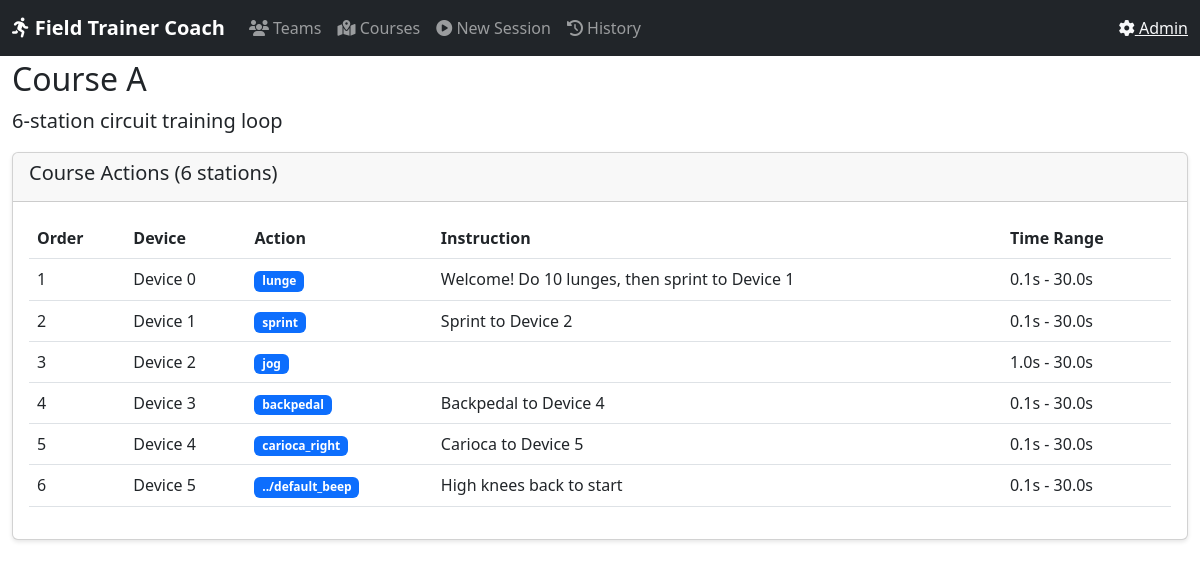
The page /course/1 on the database its author committed.
### tables this page shows
CREATE TABLE courses (
                    course_id INTEGER PRIMARY KEY AUTOINCREMENT,
                    course_name TEXT NOT NULL UNIQUE,
                    description TEXT,
                    course_type TEXT DEFAULT 'conditioning',
                    total_devices INTEGER DEFAULT 6,
                    created_at TIMESTAMP DEFAULT CURRENT_TIMESTAMP,
                    updated_at TIMESTAMP DEFAULT CURRENT_TIMESTAMP
                );

CREATE TABLE course_actions (
                    action_id INTEGER PRIMARY KEY AUTOINCREMENT,
                    course_id INTEGER NOT NULL,
                    sequence INTEGER NOT NULL,
                    device_id TEXT NOT NULL,
                    device_name TEXT,
                    action TEXT NOT NULL,
                    action_type TEXT NOT NULL,
                    audio_file TEXT,
                    instruction TEXT,
                    min_time REAL DEFAULT 1.0,
                    max_time REAL DEFAULT 30.0,
                    triggers_next_athlete BOOLEAN DEFAULT 0,
                    marks_run_complete BOOLEAN DEFAULT 0,
                    FOREIGN KEY (course_id) REFERENCES courses(course_id) ON DELETE CASCADE,
                    UNIQUE(course_id, sequence)
                );

### coach_interface.py (the view)
@app.route('/course/<int:course_id>')
def course_detail(course_id):
    course = db.get_course(course_id)
    if not course:
        return "Course not found", 404
    return render_template('course_detail.html', course=course)

### field_trainer/db_manager.py (called while the page is built)
    @contextmanager
    def get_connection(self):
        conn = sqlite3.connect(self.db_path)
        conn.row_factory = sqlite3.Row  # Enable dict-like access
        try:
            yield conn
            conn.commit()
        except Exception:
            conn.rollback()
            raise
        finally:
            conn.close()

    def get_course(self, course_id_or_name) -> Optional[Dict[str, Any]]:
        with self.get_connection() as conn:
            if isinstance(course_id_or_name, int):
                row = conn.execute('SELECT * FROM courses WHERE course_id = ?', (course_id_or_name,)).fetchone()
            else:
                row = conn.execute('SELECT * FROM courses WHERE course_name = ?', (course_id_or_name,)).fetchone()
            if not row:
                return None
            course = dict(row)
            actions = conn.execute(
                '''SELECT * FROM course_actions WHERE course_id = ? ORDER BY sequence''',
                (course['course_id'],)
            ).fetchall()
            course['actions'] = [dict(a) for a in actions]
            return course

### templates/coach/course_detail.html (shortened to what this page needs)
{% extends "base.html" %}
{% block content %}
<h2>{{ course.course_name }}</h2>
<p class="lead">{{ course.description }}</p>
<div class="card">
    <div class="card-header">
        <h5>Course Actions ({{ course.actions|length }} stations)</h5>
    </div>
    <div class="card-body">
        <div class="table-responsive">
            <table class="table">
                <thead>
                    <tr>
                        <th>Order</th>
                        <th>Device</th>
                        <th>Action</th>
                        <th>Instruction</th>
                        <th>Time Range</th>
                    </tr>
                </thead>
                <tbody>
                    {% for action in course.actions %}
                    <tr>
                        <td>{{ action.sequence + 1 }}</td>
                        <td>{{ action.device_name }}</td>
                        <td><span class="badge bg-primary">{{ action.action }}</span></td>
                        <td>{{ action.instruction }}</td>
                        <td>{{ action.min_time }}s - {{ action.max_time }}s</td>
                    </tr>
                    {% endfor %}
                </tbody>
            </table>
        </div>
    </div>
</div>
{% endblock %}

### templates/coach/base.html (shortened to what this page needs)
<!DOCTYPE html>
<html lang="en">
<head>
    <link href="https://cdnjs.cloudflare.com/ajax/libs/bootstrap/5.3.0/css/bootstrap.min.css" rel="stylesheet">
    <link href="https://cdnjs.cloudflare.com/ajax/libs/font-awesome/6.4.0/css/all.min.css" rel="stylesheet">
</head>
<body>
    <nav class="navbar navbar-expand-lg navbar-dark bg-dark fixed-top">
        <div class="container-fluid">
            <a class="navbar-brand" href="{{ url_for('index') }}">
                <i class="fas fa-running"></i> Field Trainer Coach
            </a>
            <div class="collapse navbar-collapse" id="navbarNav">
                <ul class="navbar-nav me-auto">
                    <li class="nav-item">
                        <a class="nav-link" href="{{ url_for('index') }}"><i class="fas fa-users"></i> Teams</a>
                    </li>
                    <li class="nav-item">
                        <a class="nav-link" href="{{ url_for('courses') }}"><i class="fas fa-map-marked-alt"></i> Courses</a>
                    </li>
                    <li class="nav-item">
                        <a class="nav-link" href="{{ url_for('session_setup') }}"><i class="fas fa-play-circle"></i> New Session</a>
                    </li>
                    <li class="nav-item">
                        <a class="nav-link" href="{{ url_for('sessions') }}"><i class="fas fa-history"></i> History</a>
                    </li>
                </ul>
                <span class="navbar-text">
                    <a href="http://{{ request.host.split(':')[0] }}:5000" target="_blank" class="text-light">
                        <i class="fas fa-cog"></i> Admin
                    </a>
                </span>
            </div>
        </div>
    </nav>
    <div class="container-fluid">
        {% block content %}{% endblock %}
    </div>
</body>
</html>

### templates/coach/base.html (style rules this page uses)
:root { --primary: #2563eb; --success: #16a34a; --warning: #ea580c; --danger: #dc2626; }
body { padding-top: 60px; }
.navbar-brand { font-weight: 700; }
.card { box-shadow: 0 2px 4px rgba(0,0,0,0.1); margin-bottom: 20px; }

### rows shown on the page
courses: course_name "Course A", description "6-station circuit training loop"
course_actions: action.sequence+1 "1", device_name "Device 0", action "lunge", instruction "Welcome! Do 10 lunges, then sprint to Device 1", min_time "0.1", max_time "30.0"
course_actions: action.sequence+1 "2", device_name "Device 1", action "sprint", instruction "Sprint to Device 2", min_time "0.1", max_time "30.0"
course_actions: action.sequence+1 "3", device_name "Device 2", action "jog", min_time "1.0", max_time "30.0"
course_actions: action.sequence+1 "4", device_name "Device 3", action "backpedal", instruction "Backpedal to Device 4", min_time "0.1", max_time "30.0"
course_actions: action.sequence+1 "5", device_name "Device 4", action "carioca_right", instruction "Carioca to Device 5", min_time "0.1", max_time "30.0"
course_actions: action.sequence+1 "6", device_name "Device 5", action "../default_beep", instruction "High knees back to start", min_time "0.1", max_time "30.0"

### other values the page prints
{{ course.actions|length }} "6"
